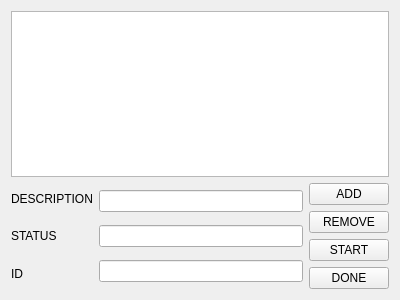
<?xml version="1.0" encoding="UTF-8"?>
<ui version="4.0">
 <class>View</class>
 <widget class="QWidget" name="View">
  <property name="geometry">
   <rect>
    <x>0</x>
    <y>0</y>
    <width>400</width>
    <height>300</height>
   </rect>
  </property>
  <property name="windowTitle">
   <string>Form</string>
  </property>
  <layout class="QVBoxLayout" name="verticalLayout_5">
   <item>
    <layout class="QVBoxLayout" name="verticalLayout_4">
     <item>
      <widget class="QTableView" name="taskTableModel"/>
     </item>
     <item>
      <layout class="QHBoxLayout" name="horizontalLayout">
       <item>
        <layout class="QVBoxLayout" name="verticalLayout_3">
         <item>
          <widget class="QLabel" name="label">
           <property name="text">
            <string>DESCRIPTION</string>
           </property>
          </widget>
         </item>
         <item>
          <widget class="QLabel" name="label_2">
           <property name="text">
            <string>STATUS</string>
           </property>
          </widget>
         </item>
         <item>
          <widget class="QLabel" name="label_3">
           <property name="text">
            <string>ID</string>
           </property>
          </widget>
         </item>
        </layout>
       </item>
       <item>
        <layout class="QVBoxLayout" name="verticalLayout">
         <item>
          <widget class="QLineEdit" name="dBox"/>
         </item>
         <item>
          <widget class="QLineEdit" name="sBox"/>
         </item>
         <item>
          <widget class="QLineEdit" name="iBox"/>
         </item>
        </layout>
       </item>
       <item>
        <layout class="QVBoxLayout" name="verticalLayout_2">
         <item>
          <widget class="QPushButton" name="addB">
           <property name="text">
            <string>ADD</string>
           </property>
          </widget>
         </item>
         <item>
          <widget class="QPushButton" name="removeB">
           <property name="text">
            <string>REMOVE</string>
           </property>
          </widget>
         </item>
         <item>
          <widget class="QPushButton" name="startB">
           <property name="text">
            <string>START</string>
           </property>
          </widget>
         </item>
         <item>
          <widget class="QPushButton" name="endB">
           <property name="text">
            <string>DONE</string>
           </property>
          </widget>
         </item>
        </layout>
       </item>
      </layout>
     </item>
    </layout>
   </item>
  </layout>
 </widget>
 <resources/>
 <connections/>
</ui>
